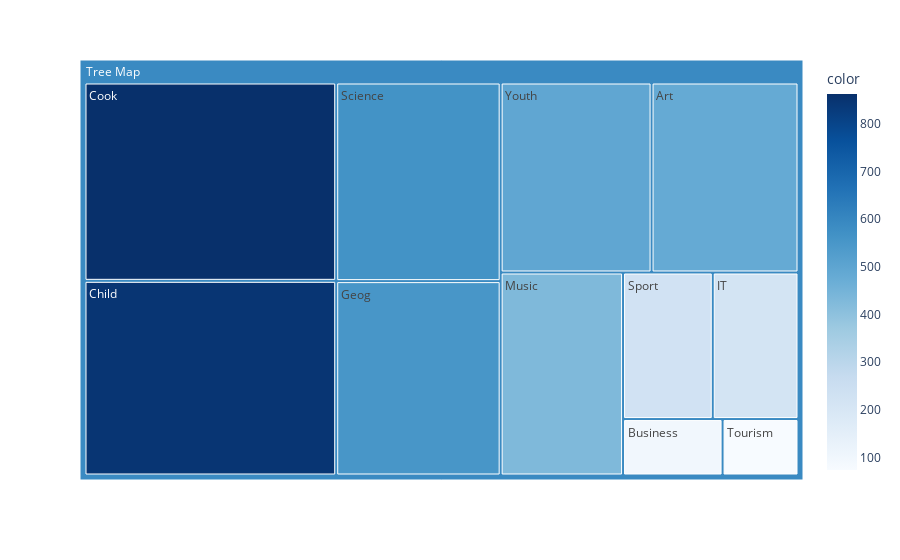

Write notebook code for a chart like this one.
### Code cell
#Frequent item list - Tree Map
# importing required module
import plotly.express as px
# to have a same origin
df_table["all"] = "Tree Map" 
# creating tree map using plotly
fig = px.treemap(df_table.head(50), path=['all', "items"], values='transactions',
                  color=df_table["transactions"].head(50), hover_data=['items'],
                  color_continuous_scale='Blues',
                )
# ploting the treemap
fig.show()

### Figure 1 — Plotly figure (JSON) as saved in the notebook; plotly's stock layout.template omitted (floating-point values rounded to 4 significant figures)
{"data": [{"branchvalues": "total", "customdata": [["Art", 482], ["Business", 97], ["Child", 846], ["Cook", 862], ["Geog", 552], ["IT", 217], ["Music", 429], ["Science", 564], ["Sport", 227], ["Tourism", 74], ["Youth", 495], ["(?)", 589.6]], "domain": {"x": [0, 1], "y": [0, 1]}, "hovertemplate": "labels=%{label}<br>transactions=%{value}<br>parent=%{parent}<br>id=%{id}<br>items=%{customdata[0]}<br>color=%{color}<extra></extra>", "ids": ["Tree Map/Art", "Tree Map/Business", "Tree Map/Child", "Tree Map/Cook", "Tree Map/Geog", "Tree Map/IT", "Tree Map/Music", "Tree Map/Science", "Tree Map/Sport", "Tree Map/Tourism", "Tree Map/Youth", "Tree Map"], "labels": ["Art", "Business", "Child", "Cook", "Geog", "IT", "Music", "Science", "Sport", "Tourism", "Youth", "Tree Map"], "marker": {"coloraxis": "coloraxis", "colors": [482, 97, 846, 862, 552, 217, 429, 564, 227, 74, 495, 589.6]}, "name": "", "parents": ["Tree Map", "Tree Map", "Tree Map", "Tree Map", "Tree Map", "Tree Map", "Tree Map", "Tree Map", "Tree Map", "Tree Map", "Tree Map", ""], "type": "treemap", "values": [482, 97, 846, 862, 552, 217, 429, 564, 227, 74, 495, 4845]}], "layout": {"coloraxis": {"colorbar": {"title": {"text": "color"}}, "colorscale": [[0, "rgb(247,251,255)"], [0.125, "rgb(222,235,247)"], [0.25, "rgb(198,219,239)"], [0.375, "rgb(158,202,225)"], [0.5, "rgb(107,174,214)"], [0.625, "rgb(66,146,198)"], [0.75, "rgb(33,113,181)"], [0.875, "rgb(8,81,156)"], [1, "rgb(8,48,107)"]]}, "legend": {"tracegroupgap": 0}, "margin": {"t": 60}}}
